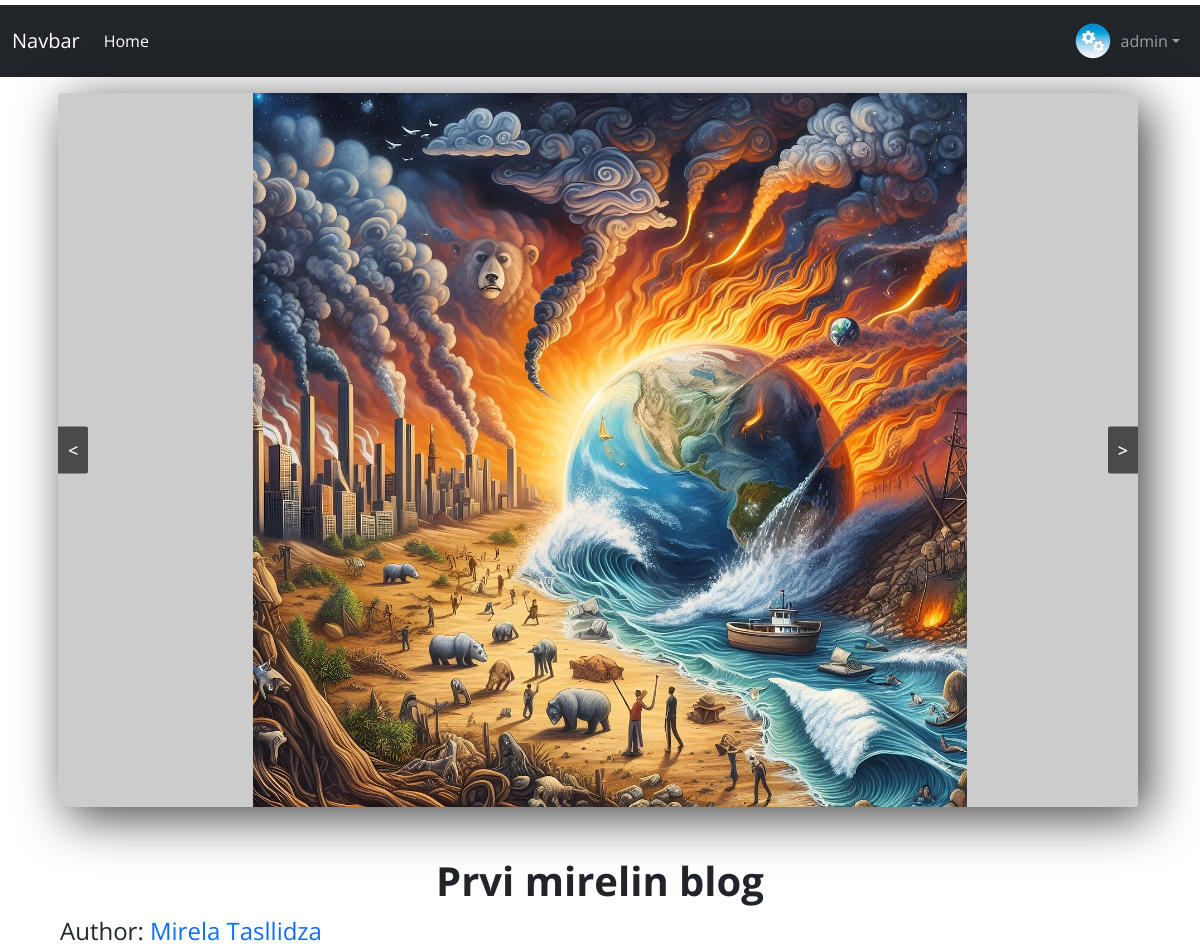
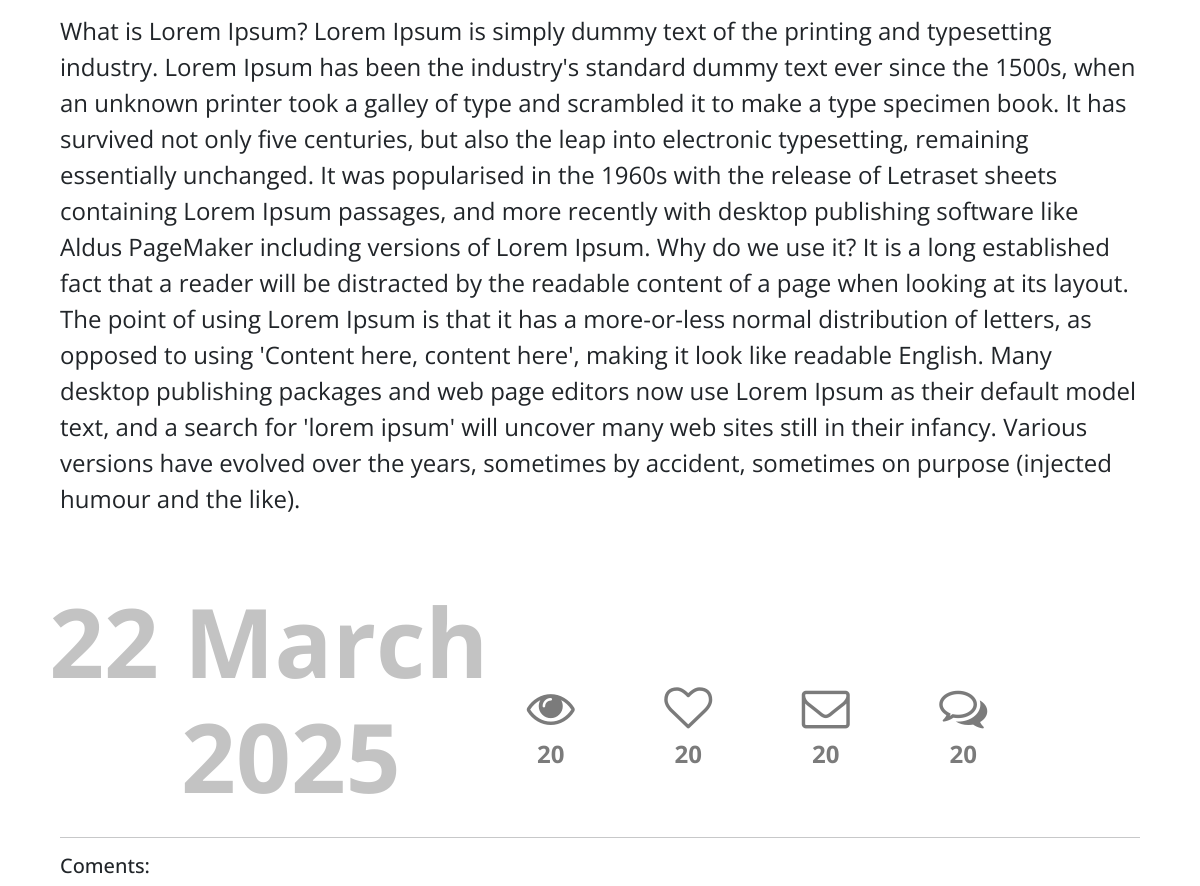
/1/ (signed in), run on the app's committed database (2 pictures, top to bottom).
### profiles/models.py (models this page shows, shortened)
class Profile (models.Model):
    user = models.OneToOneField(User, on_delete=models.CASCADE)
    bio = models.TextField(blank=True)
    profile_image = models.ImageField(default="avatar.png", upload_to="avatars/")
    date_of_birth = models.DateField(null=True, blank=True)
    old_email = models.EmailField(blank=True, null=True)
    new_email = models.EmailField(blank=True, null=True)
    email_confirmed = models.BooleanField(default=False)
    updated = models.DateTimeField(auto_now=True)
    created = models.DateTimeField(auto_now_add=True)

### blog/models.py (models this page shows, shortened)
class Image(models.Model):
    blog = models.ForeignKey(Blog, on_delete=models.CASCADE, related_name='images')
    image = models.ImageField(upload_to='blog_images/')
    uploaded_at = models.DateTimeField(auto_now_add=True)

class Blog(models.Model):
    author = models.ForeignKey(User, on_delete=models.CASCADE, related_name='blogs')
    title = models.CharField(max_length=255)
    slug = models.SlugField(unique=True, blank=True)
    content = models.TextField()
    created_at = models.DateTimeField(auto_now_add=True)
    updated_at = models.DateTimeField(auto_now=True)
    is_published = models.BooleanField(default=False)
    meta_description = models.CharField(max_length=255, blank=True)
    meta_keywords = models.CharField(max_length=255, blank=True)
    tags = models.ManyToManyField('Tag', blank=True)

### blog/views.py (the view)
# urls.py: path('<pk>/', views.blog_detail, name='blog_detail'),
@login_required
def blog_detail(request, pk):
    blog = Blog.objects.get(pk=pk)
    return render(request, 'blog/blog_detail.html', {'blog': blog})

### blog/templates/blog/blog_detail.html (shortened to what this page needs)
{% extends 'base.html' %}
{% load static %}
{%block css%}
<link rel="stylesheet" href="{% static 'css/blog_detail.css' %}">
<link rel="stylesheet" href="{% static 'css/slider.css' %}">
{%endblock css%}
{% block content %}
<div class="blog_detail">
    <div class="img">
        <div class="row img_box">
            {% if blog.images.all %}
            <div id="slider">
                <a href="#" class="control_next">></a>
                <a href="#" class="control_prev"><</a>
                <ul>
                {% for image in blog.images.all %}
                    <li><img src="{{ image.image.url }}" alt="Slika za blog {{ blog.title }}" style="height: 100%;"></li>
                {% endfor %}
                </ul>
            </div>
        {% else %}
        <img src="{% static 'images/no_image.jpg' %}" alt="">
        {% endif %}
        </div>
        <div class="text">
            <h1 style="font-weight: bold; text-align: center;">{{blog.title}}</h1>
            <p>Author:  <a href="{% url 'profile' blog.author.pk %}" style="text-decoration: none;">{{blog.author.first_name}} {{blog.author.last_name}}</a></p>
            <p>{{blog.content}}</p>
        </div>
        <div class="row" style="text-align: center;">
            <div class="left_left">
                <h5>{{blog.created_at.day}} {{ blog.created_at|date:"F" }}</h5>
                <h1>{{ blog.created_at|date:"Y" }}</h1>
            </div>
            <div class="left_right">
                <table>
                <tr>
                    <td><i class="fa fa-eye fa-2x"></i></td>
                    <td><i class="fa fa-heart-o fa-2x"></i></td>
                    <td><i class="fa fa-envelope-o fa-2x"></i></td>
                    <td><i class="fa fa-comments-o fa-2x"></i></td>
                </tr>
                <tr>
                    <td>20</td>
                    <td>20</td>
                    <td>20</td>
                    <td>20</td>
                </tr>
                </table>
            </div>
        </div>
    </div>
    <hr>
    <h5>Coments:</h5>
</div>
{% endblock content %}

### templates/navbar.html (shortened to what this page needs)
<nav class="navbar navbar-expand-lg navbar-dark bg-dark">
    <div class="container-fluid">
        <a class="navbar-brand" href="#">Navbar</a>
        <div class="collapse navbar-collapse" id="navbarSupportedContent">
            <ul class="navbar-nav me-auto mb-2 mb-lg-0">
                <li class="nav-item">
                    <a class="nav-link active" aria-current="page" href="{% url 'home' %}">Home</a>
                </li>
            </ul>
            {% if user.is_authenticated %}
                <ul class="navbar-nav ms-auto">
                    <li class="nav-item dropdown">
                        <a class="nav-link dropdown-toggle d-flex align-items-center" href="#" id="navbarDropdownMenuLink" role="button"
                            data-bs-toggle="dropdown" aria-expanded="false">
                            <img src="{{ user.profile.profile_image.url }}" class="rounded-circle me-2" width="40" height="40" alt="Profile">
                            {{ user.username }}
                        </a>
                    </li>
                </ul>
            {% endif %}
        </div>
    </div>
</nav>

### blog/static/css/blog_detail.css (style rules this page uses)
.blog_detail { width: 90%; margin: auto; }
.text { margin-top: 50px; font-size: 1.5rem; }
.left_right { display: flex; flex-direction: column; width: 55%; float: right; }
.left_left { width: 40%; display: flex; flex-direction: column; float: left; margin-top: 50px; padding: 0px; }
.left_left h5 { font-size: 6rem; color: #C3C3C3; margin:0; font-weight: bold; }
.left_left h1 { font-size: 6rem; color: #C3C3C3; margin-left: 10%; font-weight: bold; }
.left_right table { margin-top: 150px; width: 550px; }
.left_right td { list-style: none; padding-right: 40px; color: #7B7B7B; font-weight: bold; font-size: 1.5rem; }

### blog/static/css/slider.css (style rules this page uses)
html { border-top: 5px solid #fff; color: #2a2a2a; }
html, body { margin: 0; padding: 0; font-family: 'Open Sans'; }
#slider { position: relative; overflow: hidden; width: 100%; height: 100%; border-radius: 4px; margin-left: 10px; -webkit-box-shadow: 10px 10px 50px 0px rgba(0, 0, 0, 0.75); -moz-box-shadow: 10px 10px 50px 0px rgba(0, 0, 0, 0.75); box-shadow: 10px 10px 50px 0px rgba(0, 0, 0, 0.75); }
#slider ul { position: relative; margin: 0; padding: 0; width: 100%; height: 100%; list-style: none; }
#slider ul li { position: relative; display: block; float: left; width: 100%; height: 100%; background: #ccc; text-align: center; line-height: normal; }
a.control_prev, a.control_next { position: absolute; top: 50%; transform: translateY(-50%); z-index: 999; display: block; padding: 10px; background: #2a2a2a; color: #fff; text-decoration: none; font-weight: 600; font-size: 18px; opacity: 0.8; cursor: pointer; }
a.control_prev { left: 0; border-radius: 0 2px 2px 0; }
a.control_next { right: 0; border-radius: 2px 0 0 2px; }

### data on the page
Image: image (picture)
Blog: title "Prvi mirelin blog", author.first_name "Mirela", author.last_name "Tasllidza", content "What is Lorem Ipsum? Lorem Ipsum is simply dummy text of the printing and typesetting industry. Lorem Ipsum has been the industry's standard dummy text ever since the 1500s, when an unknown printer took a galley of type and scrambled it to make a type specimen book. It has survived not only five centuries, but also the leap into electronic typesetting, remaining essentially unchanged. It was popularised in the 1960s with the release of Letraset sheets containing Lorem Ipsum passages, and more recently with desktop publishing software like Aldus PageMaker including versions of Lorem Ipsum. Why do we use it? It is a long established fact that a reader will be distracted by the readable…", created_at.day "22", created_at "March", created_at "2025"

### other printed values
{{ user.username }} "admin"
